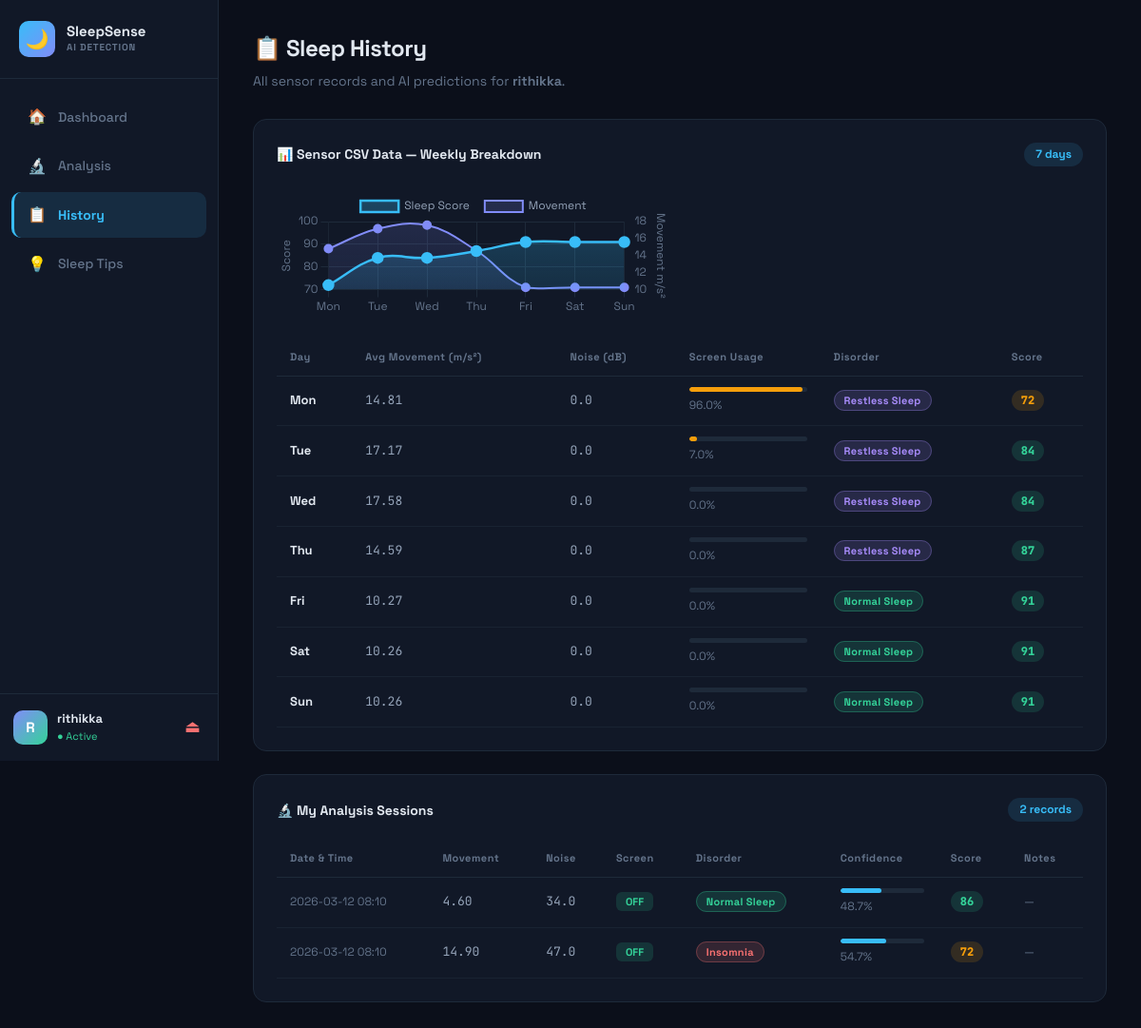
The app's page /history (signed in) with its own data.
### tables this page shows
CREATE TABLE sleep_data (
            id                INTEGER PRIMARY KEY AUTOINCREMENT,
            username          TEXT NOT NULL,
            movement          REAL NOT NULL,
            noise             REAL NOT NULL,
            screen            INTEGER NOT NULL,
            predicted_disorder TEXT NOT NULL,
            sleep_score       INTEGER NOT NULL,
            confidence        REAL DEFAULT 0,
            notes             TEXT,
            recorded_at       TIMESTAMP DEFAULT CURRENT_TIMESTAMP
        );

### app.py (the view)
@app.route("/history")
@login_required
def history():
    username = session["username"]
    records  = get_user_history(username)
    weekly   = get_weekly_data()
    return render_template("history.html", username=username,
                           records=records, weekly=weekly)

### app.py (called while the page is built)
def login_required(f):
    from functools import wraps
    @wraps(f)
    def decorated(*args, **kwargs):
        if "username" not in session:
            return redirect(url_for("login"))
        return f(*args, **kwargs)
    return decorated

### database/db.py (called while the page is built)
def get_db():
    conn = sqlite3.connect(DB_PATH)
    conn.row_factory = sqlite3.Row
    return conn

def get_user_history(username, limit=50):
    conn = get_db()
    rows = conn.execute("""SELECT * FROM sleep_data WHERE username=?
        ORDER BY recorded_at DESC LIMIT ?""", (username, limit)).fetchall()
    conn.close()
    return [dict(r) for r in rows]

### ml/model.py (called while the page is built)
def label_disorder(row):
    mov = row["movement"]
    noise = row["noise"]
    screen = row["screen"]
    if mov > 20 and noise > 0:
        return "Insomnia"
    if mov > 18 and screen == 1:
        return "Poor Sleep Habit"
    if mov < 12 and noise == 0:
        return "Normal Sleep"
    return "Restless Sleep"

def compute_sleep_score(movement, noise, screen):
    mov_norm = min(movement / 55.0, 1.0)   # higher movement → worse
    noise_norm = min(noise / 100.0, 1.0)   # higher noise → worse
    screen_penalty = 0.15 if screen == 1 else 0.0
    score = 100 - (mov_norm * 50) - (noise_norm * 30) - (screen_penalty * 100)
    score = max(5, min(100, round(score)))
    return int(score)

### templates/history.html (shortened to what this page needs)
{% extends "base.html" %}
{% block content %}
<div class="page-header">
  <div>
    <h1 class="page-title">📋 Sleep History</h1>
    <p class="page-sub">All sensor records and AI predictions for <strong>{{ username }}</strong>.</p>
  </div>
</div>
<div class="section-card" style="margin-bottom:24px;">
  <div class="section-header">
    <h3 class="chart-title">📊 Sensor CSV Data — Weekly Breakdown</h3>
    <span class="badge-count">{{ weekly|length }} days</span>
  </div>
  <div class="charts-row" style="margin-bottom:24px;">
    <div style="flex:2">
      <canvas id="weeklyLine" height="100"></canvas>
    </div>
  </div>
  <div class="table-wrap">
    <table class="data-table">
      <thead>
        <tr><th>Day</th><th>Avg Movement (m/s²)</th><th>Noise (dB)</th><th>Screen Usage</th><th>Disorder</th><th>Score</th></tr>
      </thead>
      <tbody>
        {% for w in weekly %}
        <tr>
          <td><strong>{{ w.day }}</strong></td>
          <td class="td-mono">{{ w.movement }}</td>
          <td class="td-mono">{{ w.noise }}</td>
          <td>
            <div class="progress-bar-wrap">
              <div class="progress-bar" style="width:{{ w.screen }}%;background:#f59e0b;"></div>
            </div>
            <span class="td-muted">{{ w.screen }}%</span>
          </td>
          <td><span class="badge disorder-{{ w.disorder|replace(' ','_') }}">{{ w.disorder }}</span></td>
          <td>
            <span class="score-pill {{ 'good' if w.score >= 75 else 'warn' if w.score >= 50 else 'bad' }}">
              {{ w.score }}
            </span>
          </td>
        </tr>
        {% endfor %}
      </tbody>
    </table>
  </div>
</div>
<div class="section-card">
  <div class="section-header">
    <h3 class="chart-title">🔬 My Analysis Sessions</h3>
    <span class="badge-count">{{ records|length }} records</span>
  </div>
  {% if records %}
  <div class="table-wrap">
    <table class="data-table">
      <thead>
        <tr><th>Date & Time</th><th>Movement</th><th>Noise</th><th>Screen</th><th>Disorder</th><th>Confidence</th><th>Score</th><th>Notes</th></tr>
      </thead>
      <tbody>
        {% for r in records %}
        <tr>
          <td class="td-muted">{{ r.recorded_at[:16] }}</td>
          <td class="td-mono">{{ "%.2f"|format(r.movement) }}</td>
          <td class="td-mono">{{ r.noise }}</td>
          <td><span class="badge-screen {{ 'on' if r.screen else 'off' }}">{{ 'ON' if r.screen else 'OFF' }}</span></td>
          <td><span class="badge disorder-{{ r.predicted_disorder|replace(' ','_') }}">{{ r.predicted_disorder }}</span></td>
          <td>
            <div class="progress-bar-wrap">
              <div class="progress-bar" style="width:{{ r.confidence }}%;background:#38bdf8;"></div>
            </div>
            <span class="td-muted">{{ r.confidence }}%</span>
          </td>
          <td>
            <span class="score-pill {{ 'good' if r.sleep_score >= 75 else 'warn' if r.sleep_score >= 50 else 'bad' }}">
              {{ r.sleep_score }}
            </span>
          </td>
          <td class="td-muted">{{ r.notes[:30] if r.notes else '—' }}</td>
        </tr>
        {% endfor %}
      </tbody>
    </table>
  </div>
  {% else %}
  <div class="empty-state">
    <div class="empty-icon">🔬</div>
    <p>No analyses yet. <a href="{{ url_for('analysis') }}">Start your first analysis →</a></p>
  </div>
  {% endif %}
</div>
{% endblock %}
{% block scripts %}
<script>
const weekly = {{ weekly | tojson }};
Chart.defaults.color = '#94a3b8';
Chart.defaults.font.family = 'Space Grotesk';
const ctx = document.getElementById('weeklyLine').getContext('2d');
const g1 = ctx.createLinearGradient(0,0,0,200);
g1.addColorStop(0,'rgba(56,189,248,0.3)');
g1.addColorStop(1,'rgba(56,189,248,0)');
const g2 = ctx.createLinearGradient(0,0,0,200);
g2.addColorStop(0,'rgba(129,140,248,0.2)');
g2.addColorStop(1,'rgba(129,140,248,0)');
new Chart(ctx, {
  type: 'line',
  data: {
    labels: weekly.map(d=>d.day),
    datasets: [
      {
        label: 'Sleep Score',
        data: weekly.map(d=>d.score),
        borderColor:'#38bdf8', backgroundColor: g1,
        fill: true, tension: 0.4, pointBackgroundColor:'#38bdf8', pointRadius:5, borderWidth:2.5
      },
      {
        label: 'Movement',
        data: weekly.map(d=>d.movement),
        borderColor:'#818cf8', backgroundColor: g2,
        fill: true, tension: 0.4, pointBackgroundColor:'#818cf8', pointRadius:4, borderWidth:2,
        yAxisID: 'y2'
      }
    ]
  },
  options: {
    responsive: true,
    plugins: { legend: { labels: { color:'#94a3b8', padding:16 } } },
    scales: {
      y:  { grid:{color:'#1e2a3a'}, ticks:{color:'#64748b'}, title:{display:true,text:'Score',color:'#64748b'} },
      y2: { position:'right', grid:{display:false}, ticks:{color:'#64748b'}, title:{display:true,text:'Movement m/s²',color:'#64748b'} },
      x:  { grid:{color:'#1e2a3a'}, ticks:{color:'#64748b'} }
    }
  }
});
</script>
{% endblock %}

### templates/base.html (shortened to what this page needs)
<!DOCTYPE html>
<html lang="en">
<head>
  <link rel="stylesheet" href="{{ url_for('static', filename='css/style.css') }}"/>
</head>
<body>
  {% if session.get('username') %}
  <aside class="sidebar">
    <div class="sidebar-brand">
      <div class="brand-icon">🌙</div>
      <div>
        <div class="brand-name">SleepSense</div>
        <div class="brand-sub">AI DETECTION</div>
      </div>
    </div>
    <nav class="sidebar-nav">
      <a href="{{ url_for('dashboard') }}" class="nav-item {% if request.endpoint == 'dashboard' %}active{% endif %}">
        <span class="nav-icon">🏠</span><span>Dashboard</span>
      </a>
      <a href="{{ url_for('analysis') }}" class="nav-item {% if request.endpoint == 'analysis' %}active{% endif %}">
        <span class="nav-icon">🔬</span><span>Analysis</span>
      </a>
      <a href="{{ url_for('history') }}" class="nav-item {% if request.endpoint == 'history' %}active{% endif %}">
        <span class="nav-icon">📋</span><span>History</span>
      </a>
      <a href="{{ url_for('tips') }}" class="nav-item {% if request.endpoint == 'tips' %}active{% endif %}">
        <span class="nav-icon">💡</span><span>Sleep Tips</span>
      </a>
    </nav>
    <div class="sidebar-user">
      <div class="user-avatar">{{ session['username'][0]|upper }}</div>
      <div class="user-info">
        <div class="user-name">{{ session['username'] }}</div>
        <div class="user-status">● Active</div>
      </div>
      <a href="{{ url_for('logout') }}" class="logout-btn" title="Sign Out">⏏</a>
    </div>
  </aside>
  <main class="main-content">
    {% block content %}{% endblock %}
  </main>
  {% else %}
    {% block auth_content %}{% endblock %}
  {% endif %}
  {% block scripts %}{% endblock %}
</body>
</html>

### records on screen
sleep_data: recorded_at "2026-03-12 08:10", movement "4.60", noise "34.0", screen "OFF", predicted_disorder "Normal Sleep", confidence "48.7", sleep_score "86", notes "—"
sleep_data: recorded_at "2026-03-12 08:10", movement "14.90", noise "47.0", screen "OFF", predicted_disorder "Insomnia", confidence "54.7", sleep_score "72", notes "—"

### other values on screen
{{ session['username'][0]|upper }} "R"
{{ session['username'] }} "rithikka"
{{ username }} "rithikka"
{{ weekly|length }} "7"
{{ w.day }} "Mon" "Tue" "Wed" "Thu" "Fri" "Sat" "Sun"
{{ w.movement }} "14.81" "17.17" "17.58" "14.59" "10.27" "10.26" "10.26"
{{ w.noise }} "0.0" "0.0" "0.0" "0.0" "0.0" "0.0" "0.0"
{{ w.screen }} "96.0" "7.0" "0.0" "0.0" "0.0" "0.0" "0.0"
{{ w.disorder }} "Restless Sleep" "Restless Sleep" "Restless Sleep" "Restless Sleep" "Normal Sleep" "Normal Sleep" "Normal Sleep"
{{ w.score }} "72" "84" "84" "87" "91" "91" "91"
{{ records|length }} "2"
